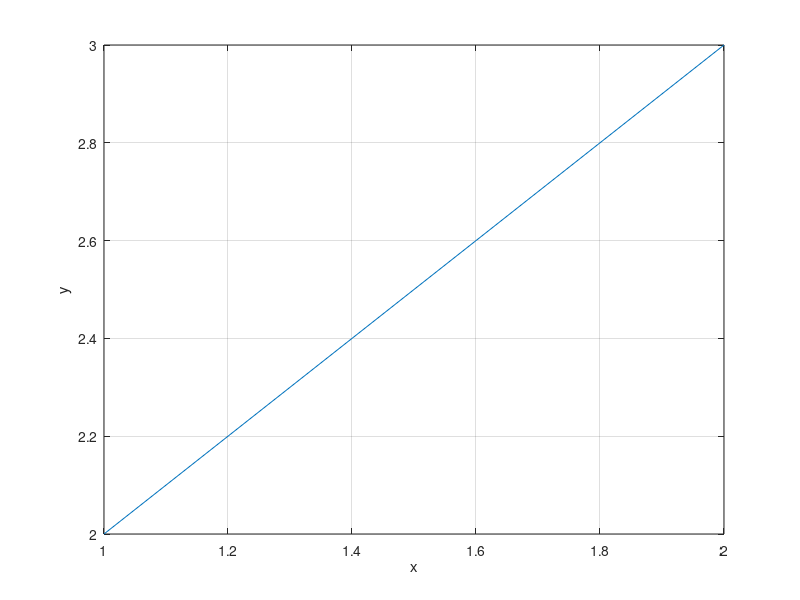
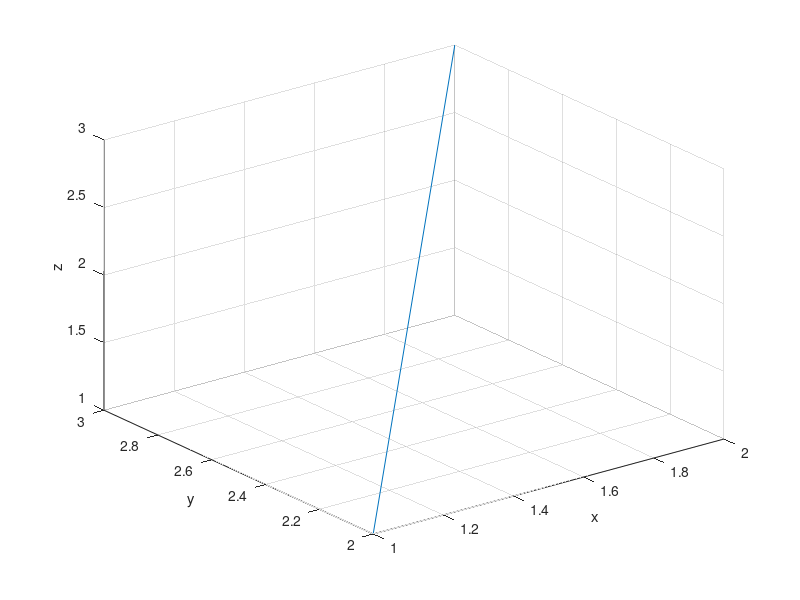
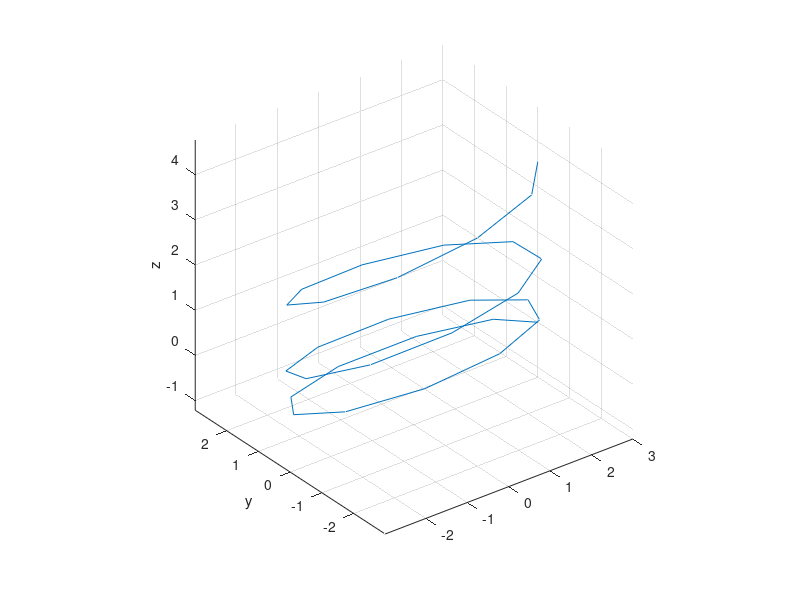
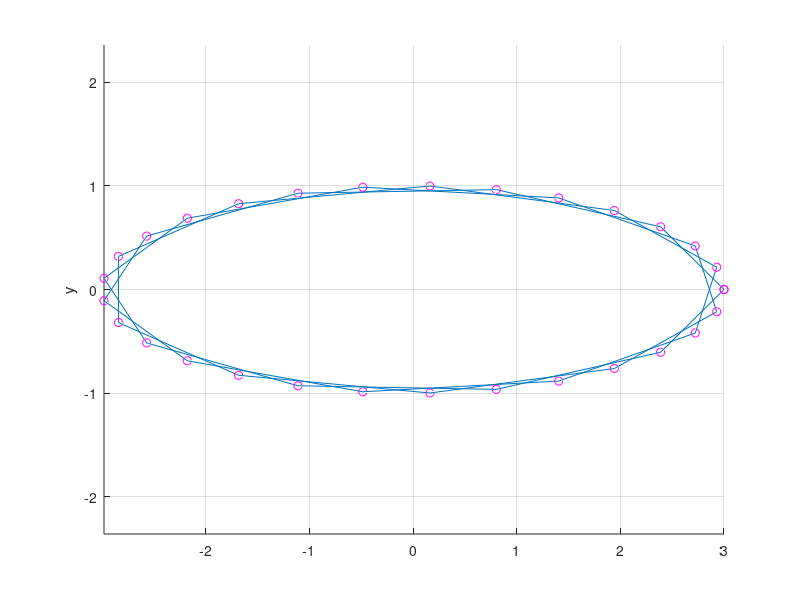

Write the MATLAB code that produced these figures, in order.
%Investigate 3D plotting in Matlab
clear
clc
close all


%BASIC 2D plot
x = [1, 2]; %coordenades x de tots els punts
y = [2, 3]; %coordenades y de tots els punts

figure
plot(x, y) 
xlabel('x')
ylabel('y')
grid on

%% 3D LINES
%BASIC 3D plot
z = [1 3]; 

figure
plot3(x, y, z)
xlabel('x')
ylabel('y')
zlabel('z')
grid on


%ELIPSE (amb axis equal)
t = linspace(0, 6*pi, 30); 
x = 3*cos(t); 
y = 1*sin(t); 
z = 0.01*t.^2; 

figure
plot3(x,y,z)
ylabel('x')
ylabel('y')
zlabel('z')
grid on
axis('equal')

%ELISPSe amb scatter plot a sobre

figure
hold on             %diversos plots en un
plot3(x,y,z)
plot3(x,y,z, 'mo')  %mateix que scatter3(x, y, z)   m es magenta, o ES ELS PUNTS igual que el plot scatter
ylabel('x')
ylabel('y')
zlabel('z')
grid on
axis('equal')


%% 3d SURFACES
%Patch (triangles)
x = [1 2 5];
y = [2 3 4];
z = [1 3 0]; 
figure
patch(x, y, z, 'm')


%mesh
x1 = linspace(-pi, pi, 20); 
x2 = linspace(-10, 16, 30); 

[X1, X2] = meshgrid(x1, x2); %X1 X2 tenen matrius de producte cartesia

Z = cos(X1).*X2; 

figure
mesh(X1, X2, Z)
xlabel('x_1')
ylabel('x_2')
zlabel('z = f(x_1, x_2)')
grid on
title('Using the ''mesh'' function')


%surf (mesh pero no transparent)
figure
surf(X1, X2, Z)
xlabel('x_1')
ylabel('x_2')
zlabel('z = f(x_1, x_2)')
grid on
title('Using the ''surf'' function')
shading interp  %gets rid of black lines in the surface plot
colormap winter
colorbar


%contour (visio 2D del plot 3D)
figure
contour(X1, X2, Z)
xlabel('x_1')
ylabel('x_2')
zlabel('z = f(x_1, x_2)')
grid on
title('Using the ''contour'' function')


%surfc (surf i contour junts)
figure
surfc(X1, X2, Z)
xlabel('x_1')
ylabel('x_2')
zlabel('z = f(x_1, x_2)')
grid on
title('Using the ''surfc'' function')
shading interp  %gets rid of black lines in the surface plot
colormap winter
colorbar


%composite plot
x1_line = linspace(-1,1,20); 
x2_line = linspace(0,10,20); 
z_line = cos(x1_line).*x2_line; 

figure
hold on
surfc(X1, X2, Z)
plot3(x1_line, x2_line, z_line, 'm')
xlabel('x_1')
ylabel('x_2')
zlabel('z = f(x_1, x_2)')
grid on
title('A composite plot')
shading interp  %gets rid of black lines in the surface plot
colormap winter
colorbar

